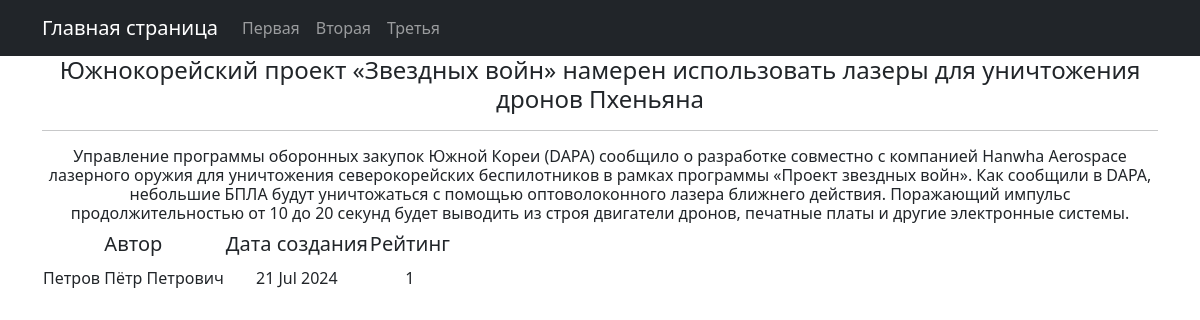
Screenshot of /news/3 with the database file from the repository.
### news/models.py (models this page shows, shortened)
class Post(models.Model):
    author = models.ForeignKey(Author, on_delete=models.CASCADE)
    choice = models.CharField(max_length=10, choices=[('article', 'Статья'), ('news', 'Новость')], default='article')
    date_create = models.DateField(auto_now_add=True)
    category = models.ManyToManyField(Category)
    heading = models.CharField(max_length=255)
    text = models.TextField()
    rating = models.IntegerField(default=0)

class Author(models.Model):
    full_name = models.CharField(max_length=255)
    rating = models.IntegerField(default=0)
    user = models.OneToOneField(User, on_delete=models.CASCADE)

### news/views.py (the view)
# urls.py: path('<int:pk>', PostDetail.as_view()),
class PostDetail(DetailView):
    model = Post
    template_name = 'post.html'
    context_object_name = 'post'
    def get_context_data(self, **kwargs):
        context = super().get_context_data(**kwargs)
        context['time_now'] = datetime.utcnow()
        return context

### news/templatetags/custom_filters.py (called while the page is built)
@register.filter()
def censor(value):
   try:
      if type(value) is str:
         value = value.split()
         t = ""
         for i in value:
            if i.lower() in ["цензура", "цензура1", "цензура2", "цензура3", "цензура4"]:
               i = f"{i[:1]}{'*' * (len(i) - 1)}"
            t += f" {i}"
         return t.strip()
      else:
         raise TypeError()
   except TypeError:
      print("Неправильно выбран тип данных")

### templates/post.html (shortened to what this page needs)
{% extends 'flatpages/default.html' %}
{% load custom_filters %}
{% block content %}
<h4>{{ post.heading|censor }}</h4>
<hr>
<h6>{{ post.text|censor }}</h6>
{% if post %}
<table>
    <tr>
        <td><h5>Автор</h5></td>
        <td><h5>Дата создания</h5></td>
        <td><h5>Рейтинг</h5></td>
    </tr>
    <tr>
        <td>{{ post.author.full_name }}</td>
        <td>{{ time_now|date:'d M Y' }}</td>
        <td>{{ post.rating }}</td>
    </tr>
</table>
{% else %}
<h2>Товаров нет!</h2>!
{% endif %}
{% endblock content %}

### rows the page displays
Post: heading|censor "Южнокорейский проект «Звездных войн» намерен использовать лазеры для уничтожения дронов Пхеньяна", text|censor "Управление программы оборонных закупок Южной Кореи (DAPA) сообщило о разработке совместно с компанией Hanwha Aerospace лазерного оружия для уничтожения северокорейских беспилотников в рамках программы «Проект звездных войн». Как сообщили в DAPA, небольшие БПЛА будут уничтожаться с помощью оптоволоконного лазера ближнего действия. Поражающий импульс продолжительностью от 10 до 20 секунд будет выводить из строя двигатели дронов, печатные платы и другие электронные системы.", author.full_name "Петров Пётр Петрович", date_create "21 Jul 2024", rating "1"
